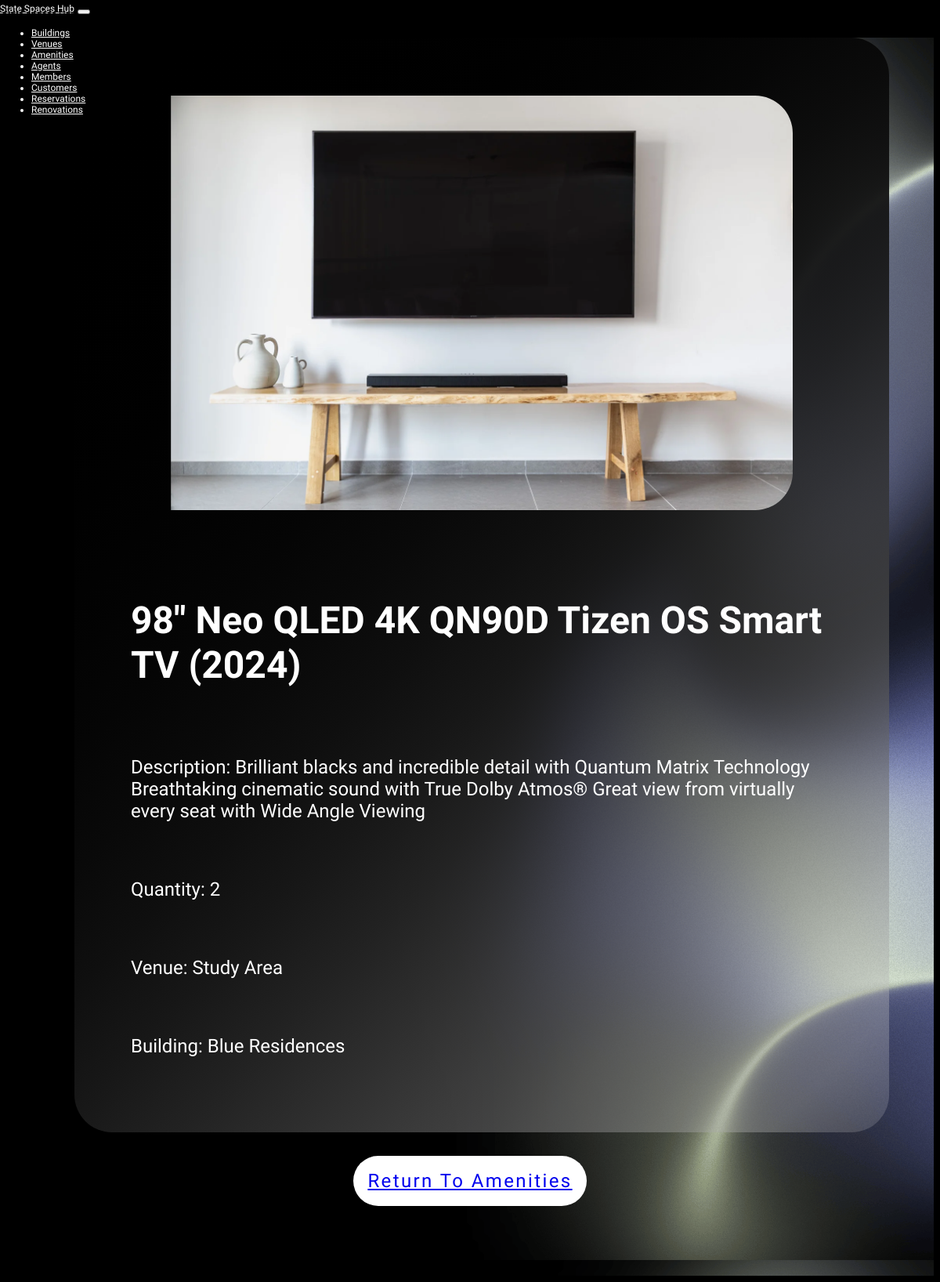
/amenity/1, run on the app's committed database.
### StateSpacesHub/models.py (models this page shows, shortened)
class Amenity(models.Model):
    venue = models.ForeignKey(Venue, on_delete=models.CASCADE, related_name='amenities')  # Tied to one Venue
    amenity_type = models.CharField(max_length=255, null=False)
    amenity_description = models.TextField(null=False)
    amenity_quantity = models.PositiveIntegerField(null=False, default=1)

class Venue(models.Model):
    STATUS_CHOICES = [
        ("A", "Available"),
        ("R", "Reserved"),
        ("U", "Under Renovation"),
    ]
    building = models.ForeignKey(Building, on_delete=models.CASCADE, related_name='venues')
    venue_name = models.CharField(max_length=255, null=False)
    venue_type = models.CharField(max_length=255, null=True, default="None")
    venue_floor = models.CharField(max_length=50,null=False)
    venue_floor_area = models.PositiveIntegerField(null=False)
    venue_capacity = models.PositiveIntegerField(null=False)
    venue_status = models.CharField(
        max_length=1,
        choices=STATUS_CHOICES,
        default="A"
    )
    def __str__(self):
        return self.venue_name

class Building(models.Model):
    building_name = models.CharField(max_length=255, null=False)
    building_address = models.CharField(max_length=255, null=False)
    building_city = models.CharField(max_length=255, null=False)

### StateSpacesHub/views.py (the view)
# urls.py: path('amenity/<int:pk>', AmenityDetailView.as_view(), name='amenity_detail'),
class AmenityDetailView(DetailView):
    model = Amenity
    template_name = 'amenity/AmenityDetail.html'
    def get_context_data(self, **kwargs):
        context = super().get_context_data(**kwargs)
        amenity = self.get_object()
        context['venue'] = amenity.venue
        context['total_venues_with_amenity'] = Venue.objects.filter(amenities=amenity).count()
        return context

### templates/amenity/amenityDetail.html (shortened to what this page needs)
{% extends "base.html" %}
{% load static %}
{% block css %}
  <link rel="stylesheet" href="{% static 'amenity/detail.css' %}">
{% endblock css %}
{% block content %}
  <section class="amenity-detail">
    <div class="row">
      <div class="col-md-12">
        <div class="translucent-card">
          <img src="{% static 'amenity/1.webp' %}"
          class=" amenity_image card-img-top"
          alt="{{ amenity.amenity_type }} Image">
          <h2>{{ amenity.amenity_type }}</h2>
          <p>Description: {{ amenity.amenity_description }}</p>
          <p>Quantity: {{amenity.amenity_quantity}}</p>
          <p>Venue: {{ amenity.venue }}</p>
          <p>Building: {{amenity.venue.building.building_name}}</p>
        </div>
    </div>
    <a class="button btn btn-light col-md-12"
       href="{% url 'StateSpacesHub:amenity' %}">Return to Amenities</a>
  </section>
{% endblock content %}

### static/base.css (style rules this page uses)
body { background-color:black; color:white; font-family: Questrial; }
h2 { color: white; font-family: Questrial; font-size: 3vw; margin-top:5vw; }

### static/amenity/detail.css (style rules this page uses)
.amenity-detail { background-image: url("bg.png"); background-size: contain; background-position: top; background-repeat: repeat; text-align: center; width:100%; min-height: 131.7vw; }
.amenity-detail .row { margin-top: 20px; }
.col-md-12 { margin:0.75vw; }
.amenity-detail .card-img-top { height: 200px; object-fit: cover; }
.button { background-color: white; width:80% ; padding: 1.5vw 1.5vw; font-size:2vw; font-family: Hanken Grotesk; text-transform: capitalize; border-radius:4vw; letter-spacing: 0.2vw; scale:0.8 }
.amenity_image { width: 90%; margin-top:5% !important; height: 80%; margin:auto; object-fit: cover; border-radius: 4vw; }
.translucent-card { background-image: linear-gradient(135deg, rgb(0% 0% 0%) 0%, rgb(0.002% 0.002% 0.002% / 0.9999867248535156) 6.25%, rgb(0.024% 0.024% 0.024% / 0.99978759765625) 12.5%, rgb(0.124% 0.124% 0.124% / 0.9989247131347656) 18.75%, rgb(0.391% 0.391% 0.391% / 0.9966015625) 25%, rgb(0.954% 0.954% 0.954% / 0.9917030334472656) 31.25%, rgb(1.978% 1.978% 1.978% / 0.98279541015625) 37.5%, rgb(3.664% 3.664% 3.664% / 0.9681263732910156) 43.75%, rgb(6.25% 6.25% 6.25% / 0.945625) 50%, rgb(10.011% 10.011% 10.011% / 0.9129017639160156) 56.25%, rgb(15.259% 15.259% 15.259% / 0.86724853515625) 62.5%, rgb(22.34% 22.34% 22.34% / 0.8056385803222657) 68.75%, rgb(31.641% 31.641% 31.641% / 0.7247265625) 75%, rgb(43.581% 43.581% 43.581% / 0.6208485412597656) 81.25%, rgb(58.618% 58.618% 58.618% / 0.49002197265625) 87.5%, rgb(77.248% 77.248% 77.248% / 0.3279457092285156) 93.75%, rgb(100% 100% 100% / 0.13) 100% ); border-radius: 4vw; color:white; text-align: left; margin: 4vw; margin-left: 6.5vw !important; padding:2vw; }
.translucent-card h2 { font-size: 4vw; font-family: Questrial; padding:4vw; }
.translucent-card p { font-size: 2vw; font-family: Questrial; padding-top:0 !important; padding:4vw; }
.amenity-detail .card-img-top { width: 80%; padding-left:10%; height: 80%; object-fit: cover; border-radius: 4vw; }

### data on the page
Amenity: amenity_type "98\" Neo QLED 4K QN90D Tizen OS Smart TV (2024)", amenity_description "Brilliant blacks and incredible detail with Quantum Matrix Technology Breathtaking cinematic sound with True Dolby Atmos® Great view from virtually every seat with Wide Angle Viewing", amenity_quantity "2", venue "Study Area", venue.building.building_name "Blue Residences"
